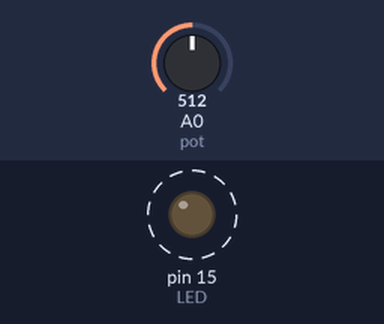
Recording of a sketch running on a simulated Arduino Uno, built with avr-gcc and run on an emulated ATmega328P. Shown: output pins drawn as LEDs (lit = HIGH). Dashed ring = blinking. The test bench sets the inputs (shaded band); at power-on: A0 (pot) = 512.

Above: at 1.8 s.
1.9 s: A0 (pot) set to 0
At 3.3 s:
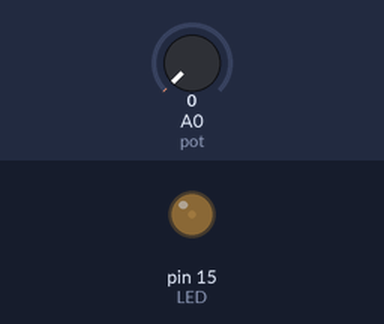
3.6 s: A0 (pot) set to 122
At 3.9 s:
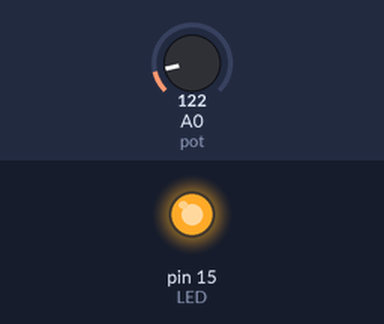
Timing chart, 0 to 13.1 s (numbered marks = the images above; inputs shaded):
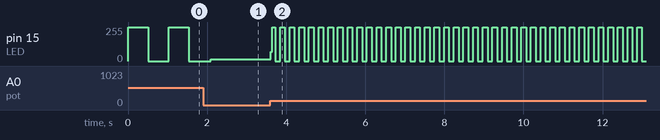

Measured:
- after the input at 3.6 s, pin 15 (LED): 15/255 → 68/255 at once, then moves between 0/255 and 255/255, repeating every 0.24 s
- by itself, pin 15 (LED): alternates 255/255 for 0.51 s and 0/255 for 0.51 s

The sketch:

Video4_LedtogglingusingPot.ino
```cpp
#define LED 15
#define pot A0
void setup() {
  // put your setup code here, to run once:
pinMode(LED,OUTPUT);
}

void loop() {
  // put your main code here, to run repeatedly:
int var;
var = analogRead(pot);
digitalWrite(LED,HIGH);
delay(var);
digitalWrite(LED,LOW);
delay(var);
}
```
